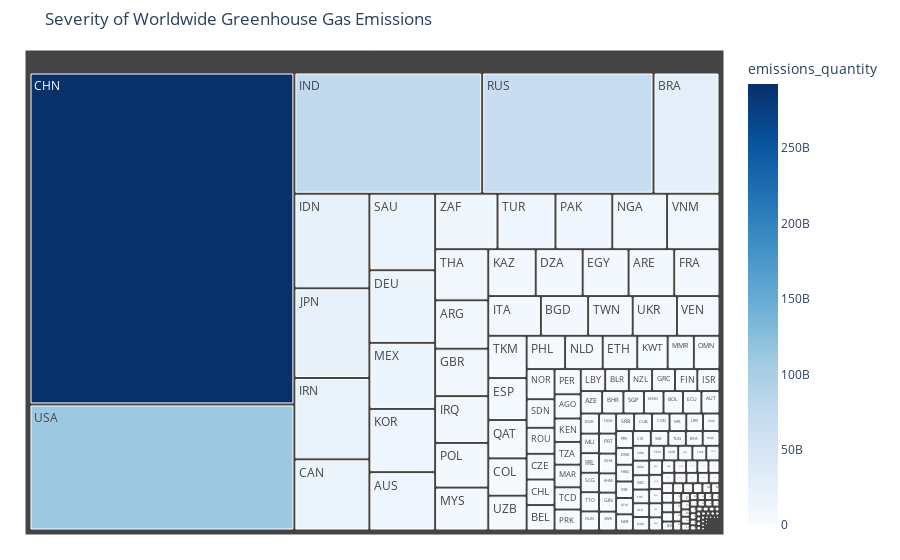

Source (notebook cell):
### Code cell
try:
    # Load the dataset
    df = pd.read_csv(file_path, low_memory=False)

    # Convert 'emissions_quantity' to numeric, coercing errors to handle invalid values
    df['emissions_quantity'] = pd.to_numeric(df['emissions_quantity'], errors='coerce')

    # Filter out rows where 'emissions_quantity' is NaN or zero
    df = df[df['emissions_quantity'] > 0]

    # Group data by country and sum emissions
    country_emissions = df.groupby('iso3_country')['emissions_quantity'].sum().reset_index()

    # Check if there are valid data points for visualization
    if country_emissions['emissions_quantity'].sum() == 0:
        raise ValueError("No valid data for visualization. Check 'emissions_quantity' values in the dataset.")

    # Create a treemap
    fig = px.treemap(
        country_emissions,
        path=['iso3_country'],  # Define the hierarchy (only country in this case)
        values='emissions_quantity',  # Size of the rectangles
        title="Severity of Worldwide Greenhouse Gas Emissions",
        color='emissions_quantity',  # Color based on emissions quantity
        color_continuous_scale=px.colors.sequential.Blues  # Use a color scale for visual impact
    )

    # Customize the layout for better appearance
    fig.update_layout(margin=dict(t=50, l=25, r=25, b=25))

    # Show the treemap
    fig.show()

    # Save the treemap to an HTML file
    output_file = "/Users/nehanavarkar/Desktop/Greenhouse_Gas_Treemap.html"
    fig.write_html(output_file)

    print(f"Treemap saved successfully to {output_file}")

except Exception as e:
    print(f"An error occurred: {e}")

### Figure 1 — Plotly figure (JSON) as saved in the notebook; plotly's stock layout.template omitted (floating-point values rounded to 4 significant figures; data arrays with more than 128 entries replaced by an {"elided": "..."} marker saying what was removed)
{"data": [{"branchvalues": "total", "customdata": {"elided": "245x1 float values"}, "domain": {"x": [0, 1], "y": [0, 1]}, "hovertemplate": "labels=%{label}<br>emissions_quantity_sum=%{value}<br>parent=%{parent}<br>id=%{id}<br>emissions_quantity=%{color}<extra></extra>", "ids": {"elided": "245 str values"}, "labels": {"elided": "245 str values"}, "marker": {"coloraxis": "coloraxis", "colors": {"elided": "245 float values"}}, "name": "", "parents": {"elided": "245 str values"}, "type": "treemap", "values": {"elided": "245 float values"}}], "layout": {"autosize": true, "coloraxis": {"colorbar": {"title": {"text": "emissions_quantity"}}, "colorscale": [[0, "rgb(247,251,255)"], [0.125, "rgb(222,235,247)"], [0.25, "rgb(198,219,239)"], [0.375, "rgb(158,202,225)"], [0.5, "rgb(107,174,214)"], [0.625, "rgb(66,146,198)"], [0.75, "rgb(33,113,181)"], [0.875, "rgb(8,81,156)"], [1, "rgb(8,48,107)"]]}, "legend": {"tracegroupgap": 0}, "margin": {"b": 25, "l": 25, "r": 25, "t": 50}, "title": {"text": "Severity of Worldwide Greenhouse Gas Emissions"}}}
